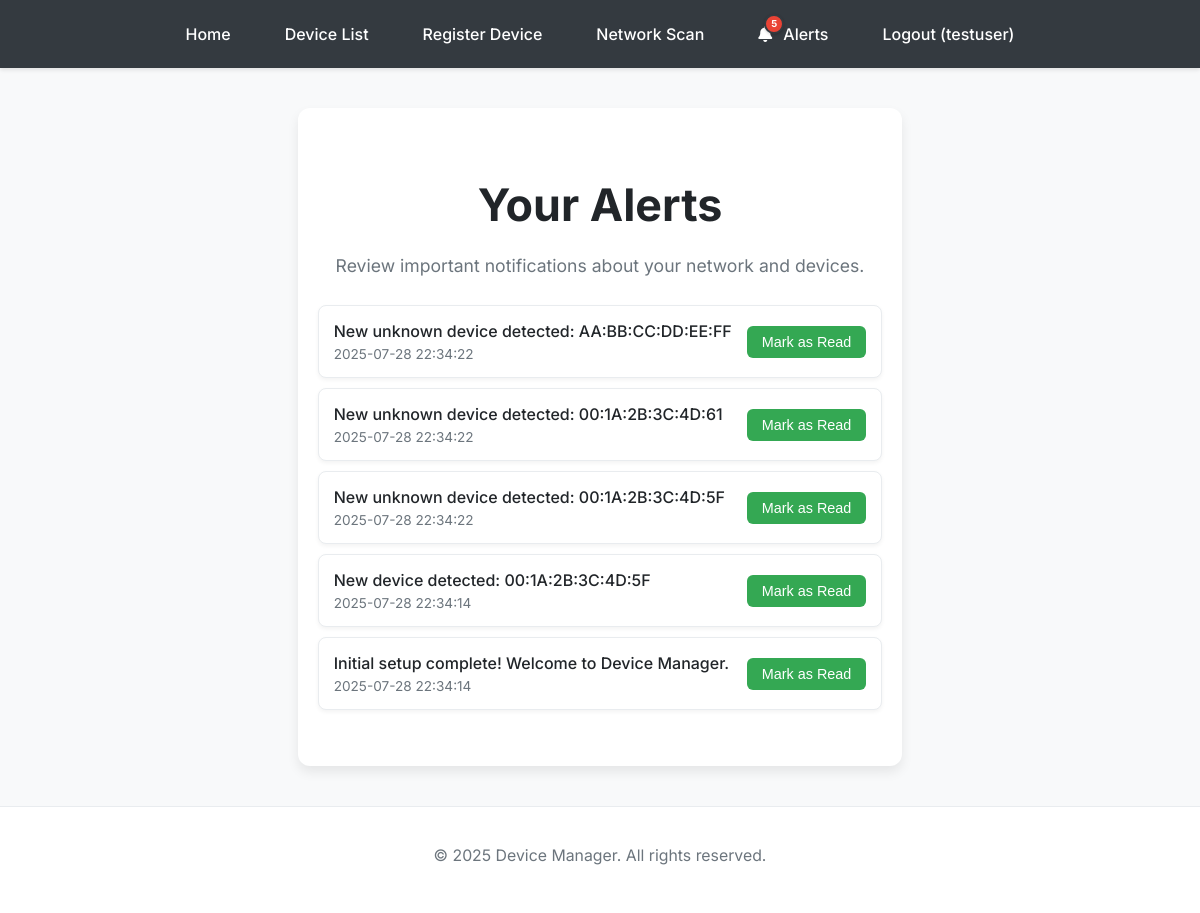
The app's page /alerts (signed in), older data.
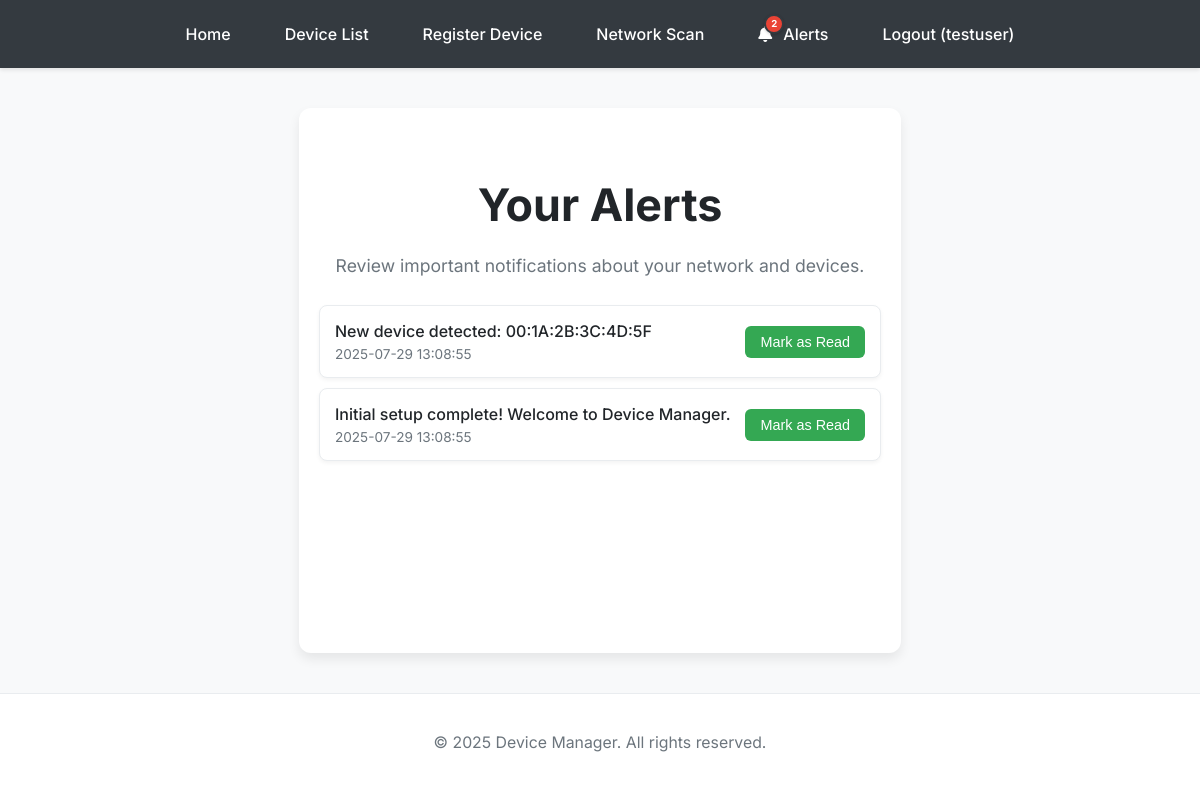
The same page, newer data.
### app.py (models this page shows, shortened)
class Alert(db.Model):
    id = db.Column(db.Integer, primary_key=True)
    user_id = db.Column(db.Integer, db.ForeignKey('user.id'), nullable=False)
    message = db.Column(db.String(255), nullable=False)
    timestamp = db.Column(db.DateTime, default=datetime.now, nullable=False)
    is_read = db.Column(db.Boolean, default=False)

### app.py (the view)
@app.route('/alerts')
@login_required
def alerts_page():
    all_alerts = Alert.query.filter_by(user_id=current_user.id).order_by(Alert.timestamp.desc()).all()
    return render_template('alerts.html', alerts=all_alerts)

### app.py (called while the page is built)
@login_manager.user_loader
def load_user(user_id):
    return User.query.get(int(user_id))

@app.context_processor
def inject_unread_alerts_count():
    if current_user.is_authenticated:
        unread_count = Alert.query.filter_by(user_id=current_user.id, is_read=False).count()
        return dict(unread_alerts_count=unread_count)
    return dict(unread_alerts_count=0) # No unread alerts if not logged in

### templates/alerts.html (shortened to what this page needs)
<!DOCTYPE html>
<html>
<head>
</head>
<body>
    {% include 'base_navbar.html' %}
    <div class="container">
        <h1>Your Alerts</h1>
        <p>Review important notifications about your network and devices.</p>
        {% if alerts %}
            <ul class="alerts-list">
                {% for alert in alerts %}
                    <li class="{% if alert.is_read %}read{% endif %}">
                        <div class="alert-content">
                            <div class="alert-message">{{ alert.message }}</div>
                            <div class="alert-timestamp">{{ alert.timestamp.strftime('%Y-%m-%d %H:%M:%S') }}</div>
                        </div>
                        {% if not alert.is_read %}
                            <form action="{{ url_for('mark_alert_read', alert_id=alert.id) }}" method="post" style="margin-left: 15px;">
                                <button type="submit" class="mark-read-button">Mark as Read</button>
                            </form>
                        {% endif %}
                    </li>
                {% endfor %}
            </ul>
        {% else %}
            <p class="no-alerts">You have no alerts at this time.</p>
        {% endif %}
    </div>
    <footer>
        <p>&copy; 2025 Device Manager. All rights reserved.</p>
    </footer>
</body>
</html>

### templates/base_navbar.html (shortened to what this page needs)
<!DOCTYPE html>
<html lang="en">
<head>
    <link rel="stylesheet" href="https://cdnjs.cloudflare.com/ajax/libs/font-awesome/6.0.0-beta3/css/all.min.css">
</head>
<body>
    <nav>
        <ul>
            <li><a href="{{ url_for('index') }}">Home</a></li>
            {% if current_user.is_authenticated %}
                <li><a href="{{ url_for('device_list_page') }}">Device List</a></li>
                <li><a href="{{ url_for('register') }}">Register Device</a></li>
                <li><a href="{{ url_for('network_scan_page') }}">Network Scan</a></li>
                <li>
                    <a href="{{ url_for('alerts_page') }}" class="alerts-link">
                        <span class="bell-wrapper">
                            <i class="fas fa-bell"></i>
                            {% if unread_alerts_count > 0 %}
                                <span class="alert-badge">{{ unread_alerts_count }}</span>
                            {% endif %}
                        </span>
                        Alerts
                    </a>
                </li>
                <li><a href="{{ url_for('logout') }}">Logout ({{ current_user.username }})</a></li>
            {% else %}
                <li><a href="{{ url_for('login') }}">Login</a></li>
                <li><a href="{{ url_for('register_user') }}">Register</a></li>
            {% endif %}
        </ul>
    </nav>
</body>
</html>

Row changes from the older to the newer data that the page shows:
removed Alert: message "New unknown device detected: AA:BB:CC:DD:EE:FF", timestamp "2025-07-28 22:34:22"
removed Alert: message "New unknown device detected: 00:1A:2B:3C:4D:61", timestamp "2025-07-28 22:34:22"
removed Alert: message "New unknown device detected: 00:1A:2B:3C:4D:5F", timestamp "2025-07-28 22:34:22"
changed Alert "New device detected: 00:1A:2B:3C:4D:5F": timestamp "2025-07-28 22:34:14" → "2025-07-29 13:08:55"
changed Alert "Initial setup complete! Welcome to Device Manager.": timestamp "2025-07-28 22:34:14" → "2025-07-29 13:08:55"
Text that changed along with them:
{{ unread_alerts_count }}: "5" → "2"
